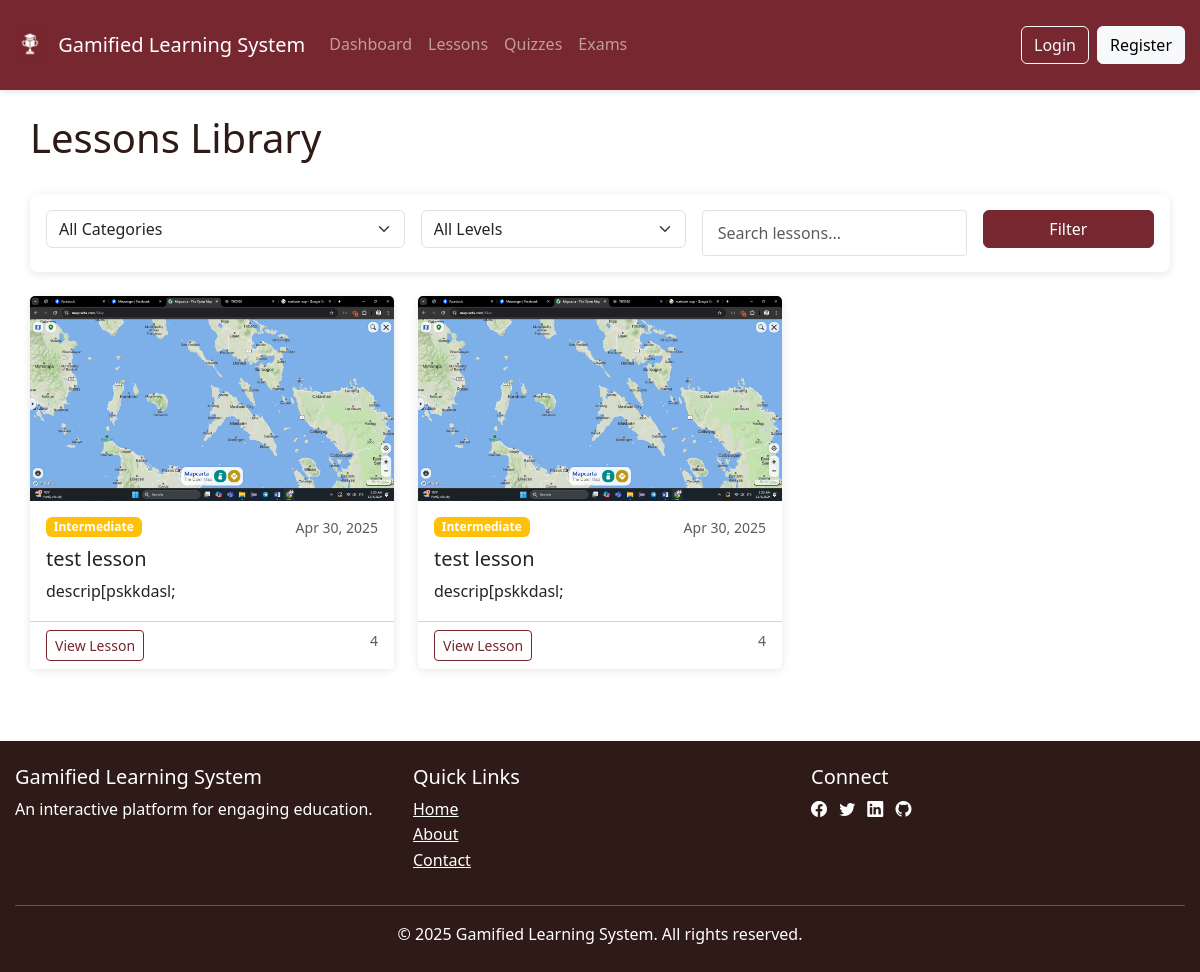
The app's page /lessons/, older data.
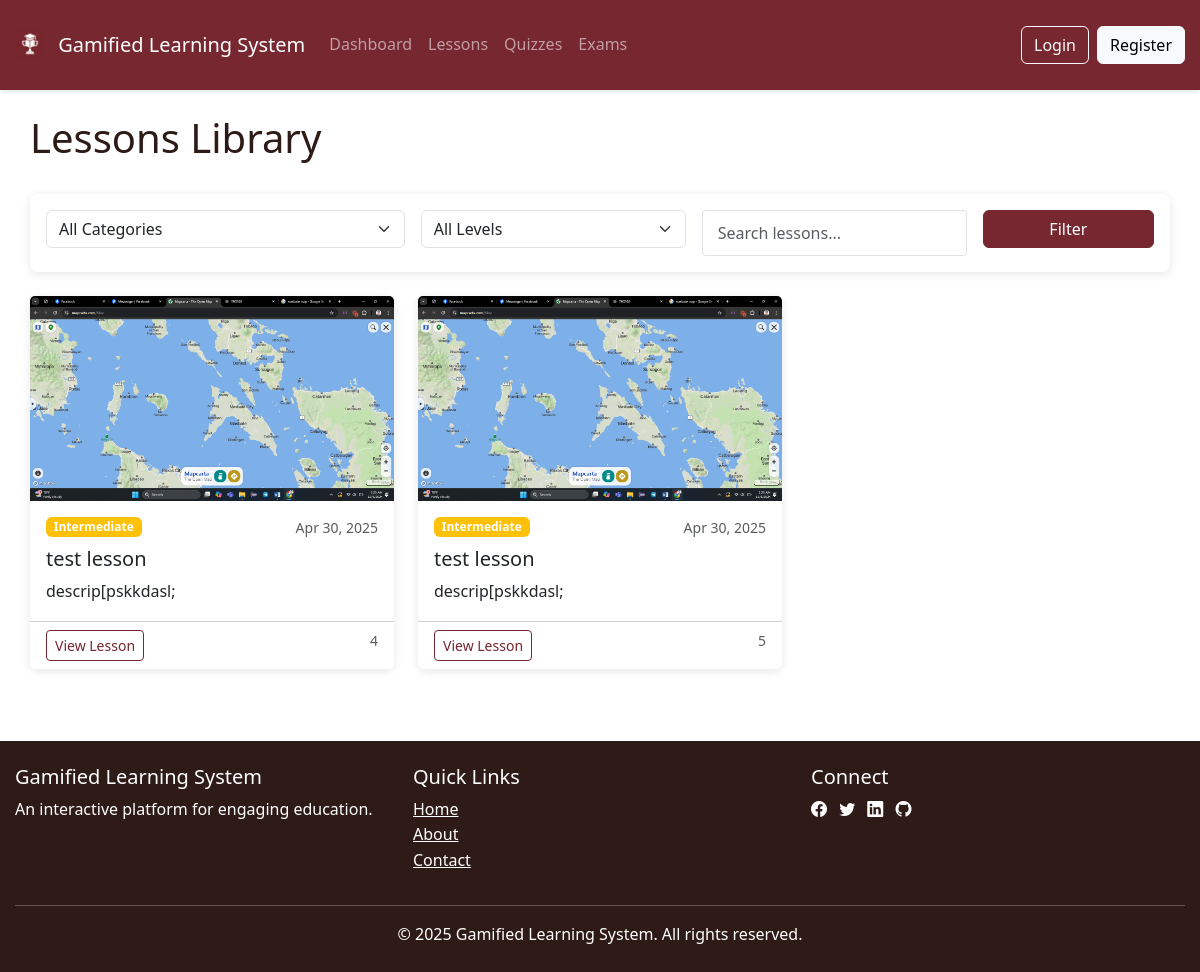
The same page, newer data.
### lessons/models.py (models this page shows, shortened)
class Lesson(models.Model):
    title = models.CharField(max_length=200)
    slug = models.SlugField(max_length=200, unique=True)
    description = models.TextField()
    content = models.TextField(blank=True)
    file = models.FileField(upload_to=lesson_file_path)
    thumbnail = models.ImageField(upload_to='lesson_thumbnails/', blank=True, null=True)
    category = models.ForeignKey(LessonCategory, on_delete=models.SET_NULL, null=True, blank=True)
    uploaded_by = models.ForeignKey(get_user_model(), on_delete=models.CASCADE)
    upload_date = models.DateTimeField(auto_now_add=True)
    last_updated = models.DateTimeField(auto_now=True)
    is_active = models.BooleanField(default=True)
    is_featured = models.BooleanField(default=False)
    view_count = models.PositiveIntegerField(default=0)
    difficulty = models.CharField(max_length=20, choices=[
        ('beginner', 'Beginner'),
        ('intermediate', 'Intermediate'),
        ('advanced', 'Advanced')
    ], default='beginner')
    class Meta:
        ordering = ['-upload_date']

### lessons/views.py (the view)
# urls.py: path('', views.lesson_list, name='lesson_list'),
def lesson_list(request):
    categories = LessonCategory.objects.all()
    category_id = request.GET.get('category')
    difficulty = request.GET.get('difficulty')
    search_query = request.GET.get('q')
    lessons = Lesson.objects.filter(is_active=True)
    if category_id:
        lessons = lessons.filter(category__id=category_id)
    if difficulty:
        lessons = lessons.filter(difficulty=difficulty)
    if search_query:
        lessons = lessons.filter(
            Q(title__icontains=search_query) |
            Q(description__icontains=search_query) |
            Q(content__icontains=search_query)
        )
    paginator = Paginator(lessons.order_by('-upload_date'), 10)
    page_number = request.GET.get('page')
    page_obj = paginator.get_page(page_number)
    context = {
        'page_obj': page_obj,
        'categories': categories,
        'selected_category': int(category_id) if category_id else None,
        'selected_difficulty': difficulty,
        'search_query': search_query or ''
    }
    return render(request, 'lessons/list.html', context)

### lessons/templates/lessons/list.html (shortened to what this page needs)
{% extends 'base.html' %}
{% block content %}
<div class="container lessons-container">
    <div class="row mb-4">
        <div class="col-md-8">
            <h1>Lessons Library</h1>
        </div>
        <div class="col-md-4 text-end">
        </div>
    </div>
    <div class="card mb-4">
        <div class="card-body">
            <form method="get" class="row g-3">
                <div class="col-md-4">
                    <select name="category" class="form-select">
                        <option value="">All Categories</option>
                    </select>
                </div>
                <div class="col-md-3">
                    <select name="difficulty" class="form-select">
                        <option value="">All Levels</option>
                    </select>
                </div>
                <div class="col-md-3">
                    <input type="text" name="q" class="form-control" placeholder="Search lessons..."
                           value="{{ search_query }}">
                </div>
                <div class="col-md-2">
                    <button type="submit" class="btn btn-primary w-100">Filter</button>
                </div>
            </form>
        </div>
    </div>
    <div class="row">
        {% for lesson in page_obj %}
        <div class="col-md-6 col-lg-4 mb-4">
            <div class="card lesson-card h-100">
                {% if lesson.thumbnail %}
                <img src="{{ lesson.thumbnail.url }}" class="card-img-top" alt="{{ lesson.title }}">
                {% else %}
                <div class="card-img-top no-thumbnail d-flex align-items-center justify-content-center">
                    <i class="fas fa-file-alt fa-4x text-muted"></i>
                </div>
                {% endif %}
                <div class="card-body">
                    <div class="d-flex justify-content-between align-items-start mb-2">
                        <span class="badge bg-{% if lesson.difficulty == 'beginner' %}success{% elif lesson.difficulty == 'intermediate' %}warning{% else %}danger{% endif %}">
                            {{ lesson.get_difficulty_display }}
                        </span>
                        <small class="text-muted">{{ lesson.upload_date|date:"M d, Y" }}</small>
                    </div>
                    <h5 class="card-title">{{ lesson.title }}</h5>
                    <p class="card-text">{{ lesson.description|truncatewords:20 }}</p>
                </div>
                <div class="card-footer bg-white">
                    <a href="{% url 'lessons:view_lesson' lesson.slug %}" class="btn btn-outline-primary btn-sm">
                        View Lesson
                    </a>
                    <small class="float-end text-muted">
                         {{ lesson.view_count }}
                    </small>
                </div>
            </div>
        </div>
        {% empty %}
        <div class="col-12">
            <div class="alert alert-info">No lessons found matching your criteria.</div>
        </div>
        {% endfor %}
    </div>
</div>
{% endblock %}

Row changes from the older to the newer data that the page shows:
changed Lesson (number 2 of 2 on the later page): view_count "4" → "5"
